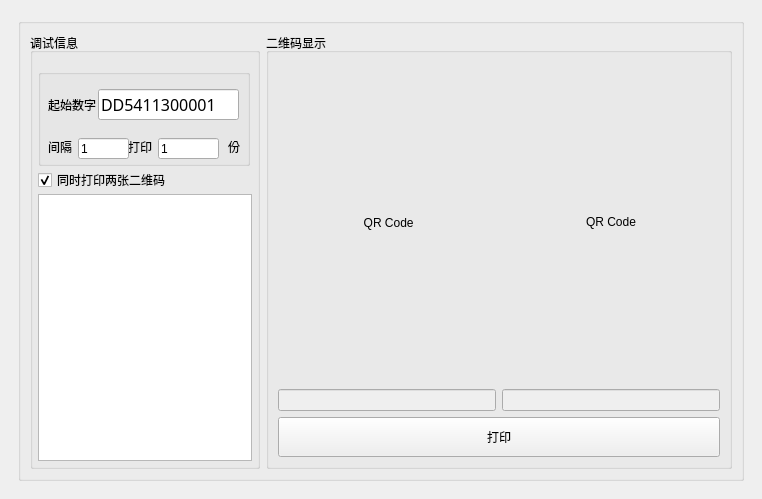
<?xml version="1.0" encoding="UTF-8"?>
<ui version="4.0">
 <class>MainWindow</class>
 <widget class="QMainWindow" name="MainWindow">
  <property name="geometry">
   <rect>
    <x>0</x>
    <y>0</y>
    <width>762</width>
    <height>499</height>
   </rect>
  </property>
  <property name="sizePolicy">
   <sizepolicy hsizetype="Expanding" vsizetype="Preferred">
    <horstretch>0</horstretch>
    <verstretch>0</verstretch>
   </sizepolicy>
  </property>
  <property name="windowTitle">
   <string>MainWindow</string>
  </property>
  <widget class="QWidget" name="centralwidget">
   <layout class="QGridLayout" name="gridLayout_2">
    <item row="0" column="0">
     <widget class="QWidget" name="widget_main" native="true">
      <property name="styleSheet">
       <string notr="true"/>
      </property>
      <layout class="QVBoxLayout" name="verticalLayout_9">
       <item>
        <widget class="QGroupBox" name="groupBox_3">
         <property name="sizePolicy">
          <sizepolicy hsizetype="Expanding" vsizetype="Expanding">
           <horstretch>0</horstretch>
           <verstretch>0</verstretch>
          </sizepolicy>
         </property>
         <property name="layoutDirection">
          <enum>Qt::LeftToRight</enum>
         </property>
         <property name="title">
          <string/>
         </property>
         <layout class="QHBoxLayout" name="horizontalLayout_5">
          <item>
           <widget class="QWidget" name="widget" native="true">
            <property name="maximumSize">
             <size>
              <width>230</width>
              <height>16777215</height>
             </size>
            </property>
            <layout class="QVBoxLayout" name="verticalLayout_4">
             <property name="leftMargin">
              <number>0</number>
             </property>
             <property name="topMargin">
              <number>0</number>
             </property>
             <property name="rightMargin">
              <number>0</number>
             </property>
             <property name="bottomMargin">
              <number>0</number>
             </property>
             <item>
              <widget class="QGroupBox" name="groupBox_4">
               <property name="enabled">
                <bool>true</bool>
               </property>
               <property name="sizePolicy">
                <sizepolicy hsizetype="Expanding" vsizetype="Preferred">
                 <horstretch>0</horstretch>
                 <verstretch>0</verstretch>
                </sizepolicy>
               </property>
               <property name="minimumSize">
                <size>
                 <width>50</width>
                 <height>0</height>
                </size>
               </property>
               <property name="title">
                <string>调试信息</string>
               </property>
               <layout class="QGridLayout" name="gridLayout">
                <property name="leftMargin">
                 <number>5</number>
                </property>
                <property name="topMargin">
                 <number>16</number>
                </property>
                <property name="rightMargin">
                 <number>5</number>
                </property>
                <property name="bottomMargin">
                 <number>5</number>
                </property>
                <property name="spacing">
                 <number>2</number>
                </property>
                <item row="3" column="1">
                 <widget class="QCheckBox" name="checkBox">
                  <property name="sizePolicy">
                   <sizepolicy hsizetype="Expanding" vsizetype="Fixed">
                    <horstretch>0</horstretch>
                    <verstretch>0</verstretch>
                   </sizepolicy>
                  </property>
                  <property name="text">
                   <string>同时打印两张二维码</string>
                  </property>
                  <property name="checked">
                   <bool>true</bool>
                  </property>
                 </widget>
                </item>
                <item row="4" column="1" colspan="2">
                 <widget class="QPlainTextEdit" name="plainTextEdit">
                  <property name="enabled">
                   <bool>true</bool>
                  </property>
                 </widget>
                </item>
                <item row="0" column="1" rowspan="3">
                 <widget class="QGroupBox" name="groupBox_5">
                  <property name="sizePolicy">
                   <sizepolicy hsizetype="Expanding" vsizetype="Minimum">
                    <horstretch>0</horstretch>
                    <verstretch>0</verstretch>
                   </sizepolicy>
                  </property>
                  <property name="minimumSize">
                   <size>
                    <width>0</width>
                    <height>97</height>
                   </size>
                  </property>
                  <property name="title">
                   <string/>
                  </property>
                  <widget class="QLabel" name="label">
                   <property name="geometry">
                    <rect>
                     <x>10</x>
                     <y>30</y>
                     <width>54</width>
                     <height>12</height>
                    </rect>
                   </property>
                   <property name="text">
                    <string>起始数字</string>
                   </property>
                  </widget>
                  <widget class="QLabel" name="label_2">
                   <property name="geometry">
                    <rect>
                     <x>10</x>
                     <y>70</y>
                     <width>31</width>
                     <height>16</height>
                    </rect>
                   </property>
                   <property name="text">
                    <string>间隔</string>
                   </property>
                  </widget>
                  <widget class="QLabel" name="label_3">
                   <property name="geometry">
                    <rect>
                     <x>90</x>
                     <y>70</y>
                     <width>31</width>
                     <height>16</height>
                    </rect>
                   </property>
                   <property name="text">
                    <string>打印</string>
                   </property>
                  </widget>
                  <widget class="QLabel" name="label_4">
                   <property name="geometry">
                    <rect>
                     <x>190</x>
                     <y>70</y>
                     <width>16</width>
                     <height>16</height>
                    </rect>
                   </property>
                   <property name="text">
                    <string>份</string>
                   </property>
                  </widget>
                  <widget class="QLineEdit" name="textEdit_2">
                   <property name="geometry">
                    <rect>
                     <x>40</x>
                     <y>69</y>
                     <width>51</width>
                     <height>21</height>
                    </rect>
                   </property>
                   <property name="text">
                    <string>1</string>
                   </property>
                  </widget>
                  <widget class="QLineEdit" name="textEdit_3">
                   <property name="geometry">
                    <rect>
                     <x>120</x>
                     <y>69</y>
                     <width>61</width>
                     <height>21</height>
                    </rect>
                   </property>
                   <property name="text">
                    <string>1</string>
                   </property>
                  </widget>
                  <widget class="QLineEdit" name="textEdit">
                   <property name="geometry">
                    <rect>
                     <x>60</x>
                     <y>20</y>
                     <width>141</width>
                     <height>31</height>
                    </rect>
                   </property>
                   <property name="font">
                    <font>
                     <family>微软雅黑</family>
                     <pointsize>12</pointsize>
                     <weight>50</weight>
                     <bold>false</bold>
                    </font>
                   </property>
                   <property name="text">
                    <string>DD5411300001</string>
                   </property>
                  </widget>
                 </widget>
                </item>
               </layout>
              </widget>
             </item>
            </layout>
           </widget>
          </item>
          <item>
           <widget class="QGroupBox" name="groupBox">
            <property name="title">
             <string>二维码显示</string>
            </property>
            <layout class="QVBoxLayout" name="verticalLayout_5">
             <item>
              <layout class="QHBoxLayout" name="horizontalLayout">
               <item>
                <widget class="QLabel" name="rencode_view">
                 <property name="enabled">
                  <bool>true</bool>
                 </property>
                 <property name="sizePolicy">
                  <sizepolicy hsizetype="Expanding" vsizetype="Expanding">
                   <horstretch>0</horstretch>
                   <verstretch>0</verstretch>
                  </sizepolicy>
                 </property>
                 <property name="text">
                  <string> QR Code</string>
                 </property>
                 <property name="scaledContents">
                  <bool>false</bool>
                 </property>
                 <property name="alignment">
                  <set>Qt::AlignCenter</set>
                 </property>
                </widget>
               </item>
               <item>
                <widget class="QLabel" name="rencode_view_2">
                 <property name="sizePolicy">
                  <sizepolicy hsizetype="Expanding" vsizetype="Expanding">
                   <horstretch>0</horstretch>
                   <verstretch>0</verstretch>
                  </sizepolicy>
                 </property>
                 <property name="text">
                  <string> QR Code</string>
                 </property>
                 <property name="textFormat">
                  <enum>Qt::RichText</enum>
                 </property>
                 <property name="alignment">
                  <set>Qt::AlignCenter</set>
                 </property>
                </widget>
               </item>
              </layout>
             </item>
             <item>
              <layout class="QHBoxLayout" name="horizontalLayout_2">
               <item>
                <widget class="QLineEdit" name="rencode_lineEdit">
                 <property name="enabled">
                  <bool>false</bool>
                 </property>
                </widget>
               </item>
               <item>
                <widget class="QLineEdit" name="rencode_lineEdit_2">
                 <property name="enabled">
                  <bool>false</bool>
                 </property>
                 <property name="sizePolicy">
                  <sizepolicy hsizetype="Expanding" vsizetype="Preferred">
                   <horstretch>0</horstretch>
                   <verstretch>0</verstretch>
                  </sizepolicy>
                 </property>
                </widget>
               </item>
              </layout>
             </item>
             <item>
              <widget class="QPushButton" name="print_button">
               <property name="minimumSize">
                <size>
                 <width>0</width>
                 <height>40</height>
                </size>
               </property>
               <property name="text">
                <string>打印</string>
               </property>
              </widget>
             </item>
            </layout>
           </widget>
          </item>
         </layout>
        </widget>
       </item>
      </layout>
     </widget>
    </item>
   </layout>
  </widget>
 </widget>
 <resources/>
 <connections/>
</ui>
